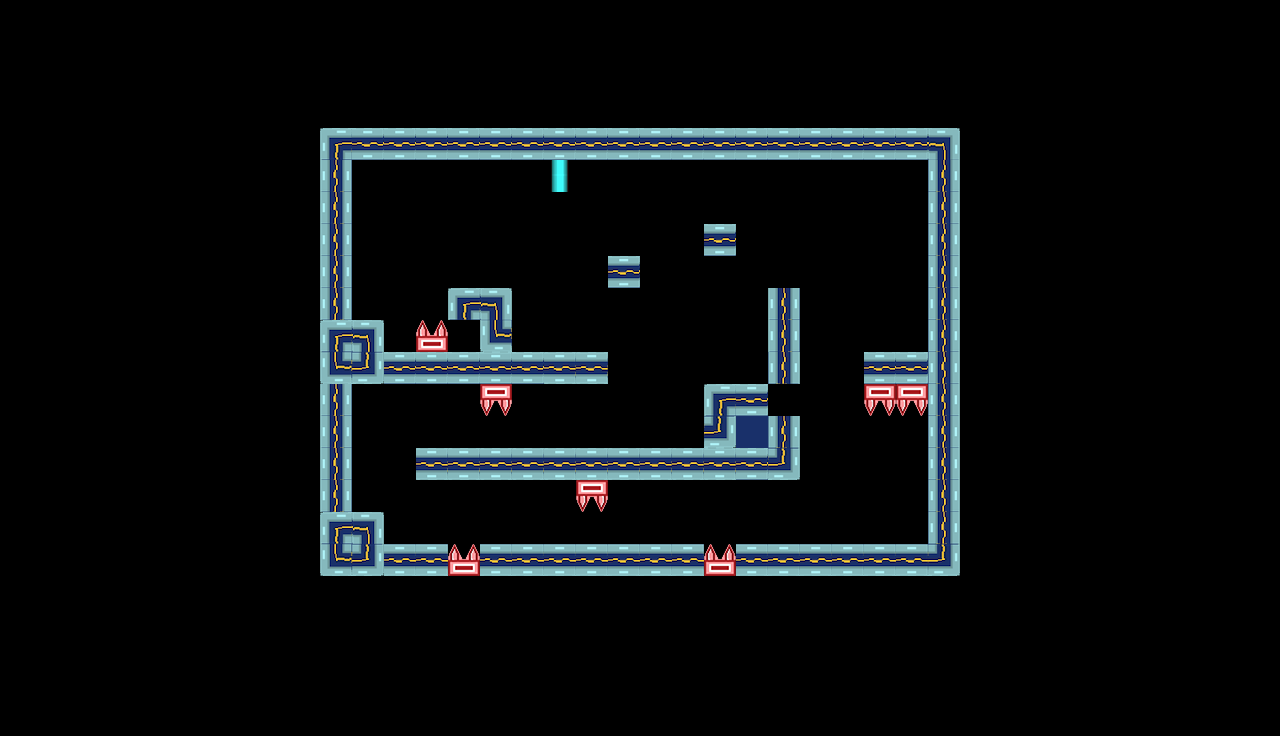

Tiled map render using the project's own tile images. Description and the map definition, with tile-layer contents summarised, below:
An orthogonal 40x23 tile map with 32x32 px tiles, 2 tile layers (background, platforms) and 7 objects (3x BackObject, PlayerStart1, PlayerStart2, Exit, Fan).

<map version="1.0" tiledversion="1.0.3" orientation="orthogonal" renderorder="right-down" width="40" height="23" tilewidth="32" tileheight="32" nextobjectid="39">
 <properties>
  <property name="Back" value="back5" />
  <property name="Title" value="Solo Robot" />
 </properties>
 <tileset firstgid="1" source="tileset.tsx" />
 <layer name="background" width="40" height="23">
  <data>[920 cells, 6 non-empty, 6 distinct tile ids]</data>
 </layer>
 <layer name="platforms" width="40" height="23">
  <data>[920 cells, 750 non-empty, 17 distinct tile ids]</data>
 </layer>
 <objectgroup name="objects">
  <object id="4" name="P1" type="PlayerStart1" x="801.809" y="466.092" width="60" height="77" />
  <object id="5" name="P2" type="PlayerStart2" x="543.048" y="403.044" width="47" height="44" />
  <object id="16" name="exit" type="Exit" x="864" y="480" width="64" height="64" />
  <object id="35" name="fan1" type="Fan" x="-256" y="96" width="32" height="32">
   <properties>
    <property name="dir" type="int" value="1" />
    <property name="power" type="int" value="500" />
    <property name="startOn" type="bool" value="false" />
    <property name="switches" value="switch1" />
   </properties>
  </object>
  <object id="36" name="BackObject" type="BackObject" x="384" y="192" width="82" height="64">
   <properties>
    <property name="frames" type="int" value="3" />
    <property name="speed" type="int" value="2" />
    <property name="sprite" value="screen" />
    <property name="style" type="int" value="2" />
   </properties>
  </object>
  <object id="37" name="BackObject" type="BackObject" x="820" y="195" width="82" height="64">
   <properties>
    <property name="frames" type="int" value="3" />
    <property name="speed" type="int" value="2" />
    <property name="sprite" value="screen" />
    <property name="style" type="int" value="2" />
   </properties>
  </object>
  <object id="38" name="BackObject" type="BackObject" x="352" y="388" width="128" height="48">
   <properties>
    <property name="frames" type="int" value="1" />
    <property name="speed" type="int" value="10" />
    <property name="sprite" value="blood2" />
    <property name="style" type="int" value="2" />
   </properties>
  </object>
 </objectgroup>
</map>